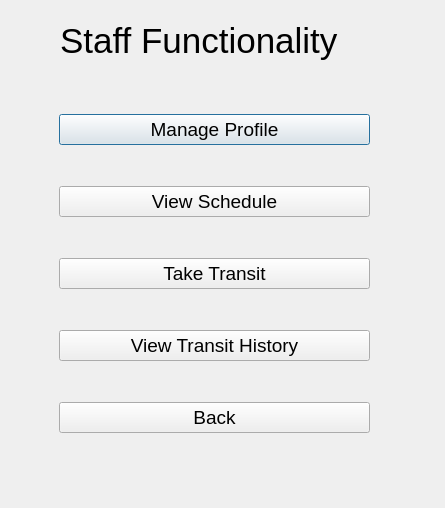
<?xml version="1.0" encoding="UTF-8"?>
<ui version="4.0">
 <class>staff_functionality</class>
 <widget class="QDialog" name="staff_functionality">
  <property name="geometry">
   <rect>
    <x>0</x>
    <y>0</y>
    <width>445</width>
    <height>508</height>
   </rect>
  </property>
  <property name="windowTitle">
   <string>Staff-Only Functionality</string>
  </property>
  <widget class="QLabel" name="label">
   <property name="geometry">
    <rect>
     <x>60</x>
     <y>10</y>
     <width>341</width>
     <height>61</height>
    </rect>
   </property>
   <property name="font">
    <font>
     <pointsize>26</pointsize>
    </font>
   </property>
   <property name="text">
    <string>Staff Functionality</string>
   </property>
  </widget>
  <widget class="QWidget" name="verticalLayoutWidget">
   <property name="geometry">
    <rect>
     <x>59</x>
     <y>79</y>
     <width>311</width>
     <height>391</height>
    </rect>
   </property>
   <layout class="QVBoxLayout" name="verticalLayout">
    <item>
     <widget class="QPushButton" name="manage_profile_btn">
      <property name="font">
       <font>
        <pointsize>14</pointsize>
       </font>
      </property>
      <property name="text">
       <string>Manage Profile</string>
      </property>
     </widget>
    </item>
    <item>
     <widget class="QPushButton" name="view_schedule_btn">
      <property name="font">
       <font>
        <pointsize>14</pointsize>
       </font>
      </property>
      <property name="text">
       <string>View Schedule</string>
      </property>
     </widget>
    </item>
    <item>
     <widget class="QPushButton" name="take_transit_btn">
      <property name="font">
       <font>
        <pointsize>14</pointsize>
       </font>
      </property>
      <property name="text">
       <string>Take Transit</string>
      </property>
     </widget>
    </item>
    <item>
     <widget class="QPushButton" name="view_transit_history_btn">
      <property name="font">
       <font>
        <pointsize>14</pointsize>
       </font>
      </property>
      <property name="text">
       <string>View Transit History</string>
      </property>
     </widget>
    </item>
    <item>
     <widget class="QPushButton" name="back_btn">
      <property name="font">
       <font>
        <pointsize>14</pointsize>
       </font>
      </property>
      <property name="text">
       <string>Back</string>
      </property>
     </widget>
    </item>
   </layout>
  </widget>
 </widget>
 <resources/>
 <connections/>
</ui>
